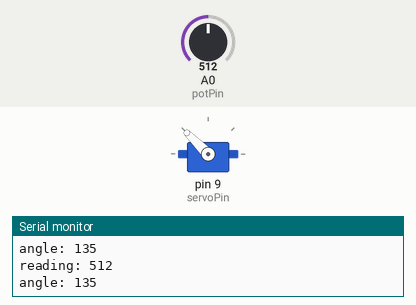
This sketch was run on a simulated Arduino Uno, built with avr-gcc and run on an emulated ATmega328P. Parts: servo, the last lines printed to the serial monitor. The inputs (shaded band) are chosen by the test bench; at power-on: A0 (potPin) = 512.

Above: at 1.2 s.
1.3 s: A0 (potPin) set to 716
At 2.0 s:
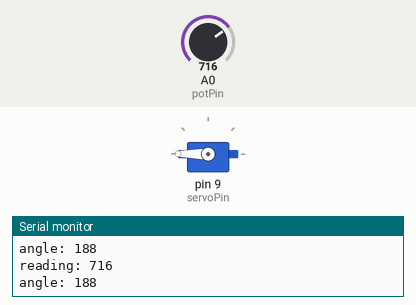
2.9 s: A0 (potPin) set to 306
At 3.4 s:
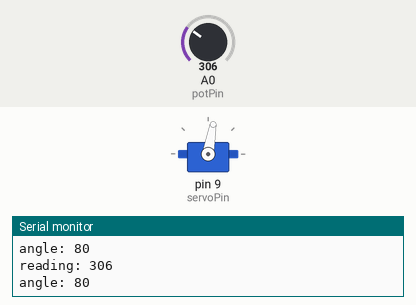
4.5 s: A0 (potPin) set to 122
At 5.8 s:
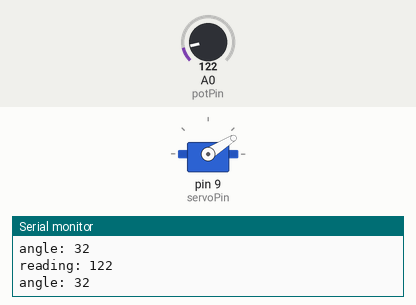
6.1 s: A0 (potPin) set to 0
At 7.4 s:
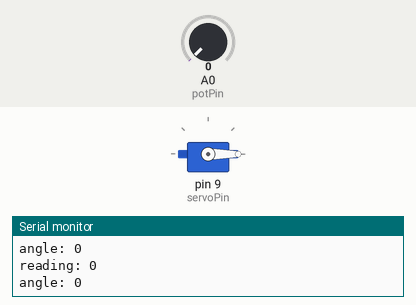
7.7 s: A0 (potPin) set to 900
At 8.8 s:
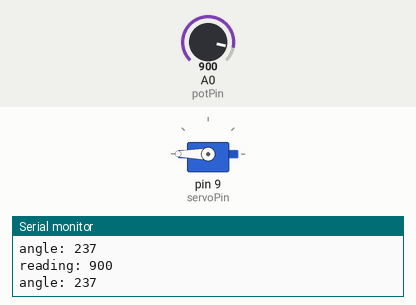
Timing chart, 0 to 10.3 s (numbered marks = the images above; inputs shaded):
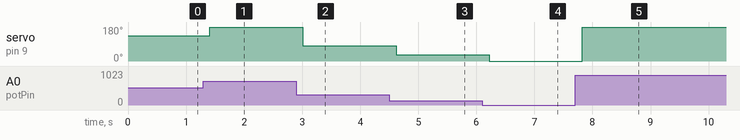

The sketch:

simpe_servo2.ino
```cpp
#include <Servo.h>

int potPin = 0;
int servoPin = 9;
Servo servo;

void setup() {
  Serial.begin(9600);
  servo.attach(servoPin);
}

void loop() {
  int reading = analogRead(potPin);
  Serial.print("reading: ");
  Serial.println(reading);

  int angle = map(reading, 0, 1023, 0, 270);
  Serial.print("angle: ");
  Serial.println(angle);

  servo.write(angle);

  delay(200);
}
```

Measured:
- after the input at 1.3 s, servo on pin 9 (servoPin): 135° → 180° after 0.11 s
- after the input at 2.9 s, servo on pin 9 (servoPin): 180° → 80° after 0.11 s
- after the input at 4.5 s, servo on pin 9 (servoPin): 80° → 32° after 0.12 s
- after the input at 6.1 s, servo on pin 9 (servoPin): 32° → 0° after 0.12 s
- after the input at 7.7 s, servo on pin 9 (servoPin): 0° → 180° after 0.13 s
